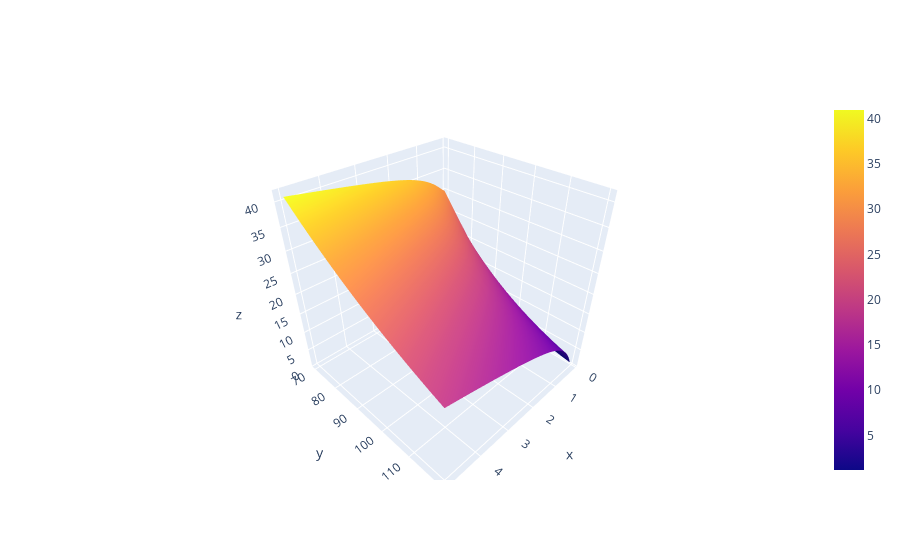

The notebook cell saved with this chart:
### Code cell
import plotly.graph_objects as go
import plotly.express as px

fig = go.Figure(data=[go.Surface(z=test2.values, x=test2.columns, y=test2.index)])
fig.show()
